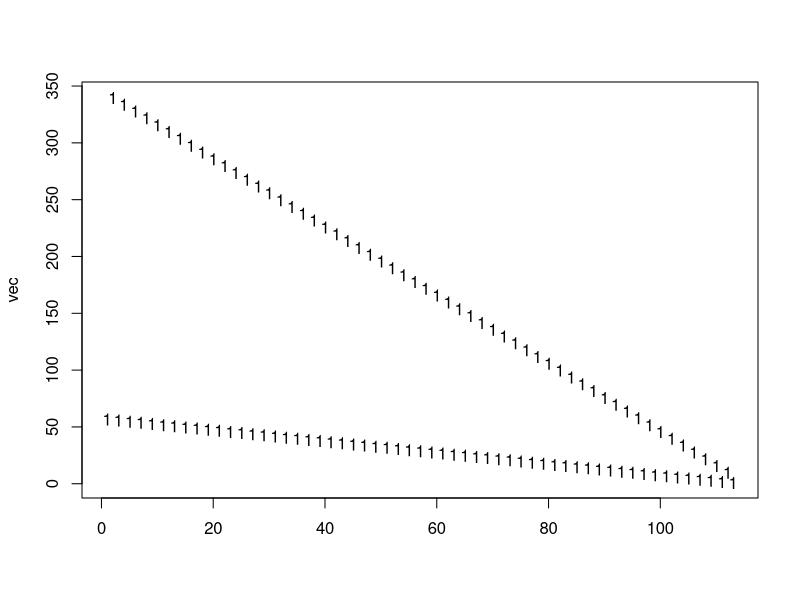

Write the R code that produced this figure. (Note: this script raises an error after producing the figure.)
library(ggplot2)
n<-114L
vec<-c()
while(n!=1){
  
  if(n%%2==0){
vec<-c(vec,n/2)    
  }
  else{
    vec<-c(vec,n*3+1)
  }
  n<-n-1
}
print(vec)
matplot(vec)
#matplot(t(vec),type="b",pch=1:16,col=c(1:4,6))
ggplot(data=vec,colour=clarity)+geom_point(alpha=0.1)+geom_smooth()       

